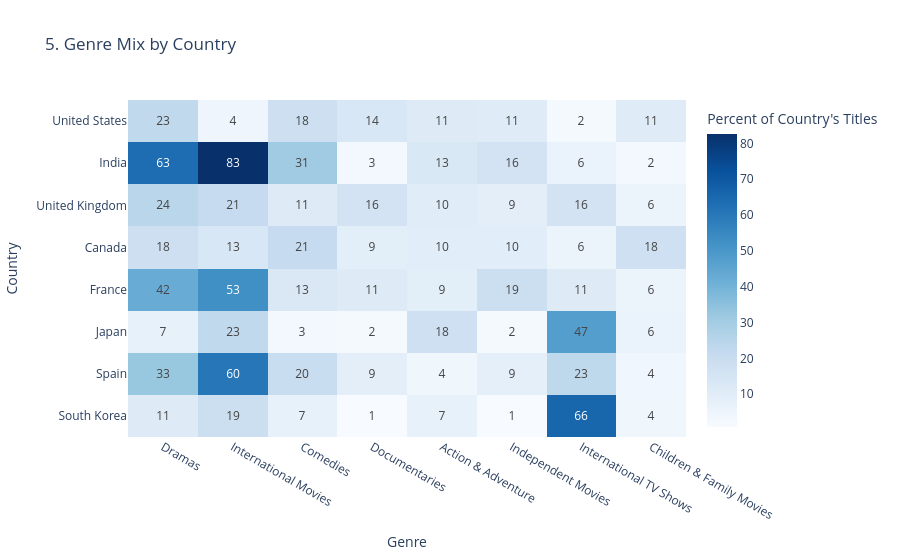

The notebook cell saved with this chart:
### Markdown cell above
## Visualization 5: Country–Genre Relationships
**Research question:** How does genre mix differ across major producing countries?

Color is the percentage of that country's titles carrying the genre. Percentages are used instead of raw counts so a large producer does not dominate every cell only because it has more titles. Rows can sum to more than 100% because titles have multiple genres.

On the full catalog, International Movies account for 82.6% of Indian titles and 4.5% of U.S. titles. International TV Shows account for 65.8% of South Korean titles and 47.5% of Japanese titles, compared with 2.0% of U.S. titles.

**Visual mapping:** Rows are countries, columns are genres, and color is the percentage of that country's titles carrying the genre.

**Research connection:** Ali et al. (2025) compared countries and genres in separate charts. This heatmap shows the genre mix within each country. Hayadi and Priyanto (2025) did not study geography.

### Code cell
def create_chart_5(data):
    countries = data.explode("country_list").copy()
    countries["country_list"] = countries["country_list"].astype(str).str.strip()
    countries = countries[~countries["country_list"].isin(["Unknown", ""])]
    countries = countries.drop_duplicates(["show_id", "country_list"])

    if countries.empty:
        fig = go.Figure()
        fig.update_layout(
            title="5. Genre Mix by Country",
            annotations=[dict(
                text="No country data available.",
                showarrow=False,
                xref="paper",
                yref="paper",
                x=0.5,
                y=0.5,
            )],
            xaxis_visible=False,
            yaxis_visible=False,
        )
        return fig

    top_countries = (
        countries.groupby("country_list")["show_id"]
        .nunique()
        .sort_values(ascending=False)
        .head(8)
        .index
    )
    countries = countries[countries["country_list"].isin(top_countries)]
    country_totals = countries.groupby("country_list")["show_id"].nunique()

    genres = countries.explode("genre_list").copy()
    genres["genre_list"] = genres["genre_list"].astype(str).str.strip()
    genres = genres[~genres["genre_list"].isin(["", "Unknown"])]
    genres = genres.drop_duplicates(["show_id", "country_list", "genre_list"])

    top_genres = (
        genres.groupby("genre_list")["show_id"]
        .nunique()
        .sort_values(ascending=False)
        .head(8)
        .index
    )
    genres = genres[genres["genre_list"].isin(top_genres)]

    counts = (
        genres.groupby(["country_list", "genre_list"])["show_id"]
        .nunique()
        .unstack(fill_value=0)
    )
    counts = counts.reindex(index=top_countries, columns=top_genres, fill_value=0)
    percents = counts.div(country_totals.reindex(counts.index), axis=0) * 100

    fig = px.imshow(
        percents,
        title="5. Genre Mix by Country",
        labels={
            "x": "Genre",
            "y": "Country",
            "color": "Percent of Country's Titles",
        },
        aspect="auto",
        text_auto=".0f",
        color_continuous_scale="Blues",
    )
    fig.update_layout(height=560)
    return fig

fig = create_chart_5(df)
fig.show()

### Figure 1 — Plotly figure (JSON) as saved in the notebook; plotly's stock layout.template omitted (floating-point values rounded to 4 significant figures)
{"data": [{"coloraxis": "coloraxis", "hovertemplate": "Genre: %{x}<br>Country: %{y}<br>Percent of Country's Titles: %{z}<extra></extra>", "name": "0", "texttemplate": "%{z:.0f}", "type": "heatmap", "x": ["Dramas", "International Movies", "Comedies", "Documentaries", "Action & Adventure", "Independent Movies", "International TV Shows", "Children & Family Movies"], "xaxis": "x", "y": ["United States", "India", "United Kingdom", "Canada", "France", "Japan", "Spain", "South Korea"], "yaxis": "y", "z": [[22.63, 4.499, 18.43, 13.88, 10.95, 10.57, 2.005, 10.57], [63.29, 82.6, 30.88, 2.581, 13.1, 15.97, 6.31, 2.486], [24.44, 21.09, 11.29, 15.88, 10.42, 9.181, 15.88, 5.707], [18.43, 13.48, 21.12, 9.438, 9.888, 9.888, 5.618, 17.98], [42.49, 52.67, 12.98, 11.2, 9.415, 18.58, 10.94, 5.852], [7.233, 22.64, 2.83, 2.201, 17.92, 2.201, 47.48, 5.975], [32.76, 60.34, 20.26, 9.052, 4.31, 8.621, 23.28, 3.879], [11.26, 19.05, 7.359, 0.8658, 7.359, 0.8658, 65.8, 4.329]]}], "layout": {"coloraxis": {"autocolorscale": false, "colorbar": {"title": {"text": "Percent of Country's Titles"}}, "colorscale": [[0.0, "rgb(247,251,255)"], [0.125, "rgb(222,235,247)"], [0.25, "rgb(198,219,239)"], [0.375, "rgb(158,202,225)"], [0.5, "rgb(107,174,214)"], [0.625, "rgb(66,146,198)"], [0.75, "rgb(33,113,181)"], [0.875, "rgb(8,81,156)"], [1.0, "rgb(8,48,107)"]]}, "height": 560, "title": {"text": "5. Genre Mix by Country"}, "xaxis": {"anchor": "y", "domain": [0.0, 1.0], "title": {"text": "Genre"}}, "yaxis": {"anchor": "x", "autorange": "reversed", "domain": [0.0, 1.0], "title": {"text": "Country"}}}}
